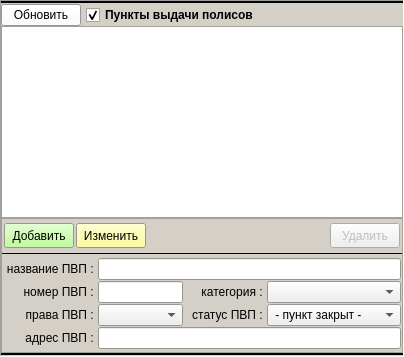
      <widget class="QFrame" name="pan_points">
       <property name="minimumSize">
        <size>
         <width>100</width>
         <height>100</height>
        </size>
       </property>
       <property name="palette">
        <palette>
         <active>
          <colorrole role="Base">
           <brush brushstyle="SolidPattern">
            <color alpha="255">
             <red>255</red>
             <green>255</green>
             <blue>255</blue>
            </color>
           </brush>
          </colorrole>
          <colorrole role="Window">
           <brush brushstyle="SolidPattern">
            <color alpha="255">
             <red>212</red>
             <green>208</green>
             <blue>200</blue>
            </color>
           </brush>
          </colorrole>
         </active>
         <inactive>
          <colorrole role="Base">
           <brush brushstyle="SolidPattern">
            <color alpha="255">
             <red>255</red>
             <green>255</green>
             <blue>255</blue>
            </color>
           </brush>
          </colorrole>
          <colorrole role="Window">
           <brush brushstyle="SolidPattern">
            <color alpha="255">
             <red>212</red>
             <green>208</green>
             <blue>200</blue>
            </color>
           </brush>
          </colorrole>
         </inactive>
         <disabled>
          <colorrole role="Base">
           <brush brushstyle="SolidPattern">
            <color alpha="255">
             <red>212</red>
             <green>208</green>
             <blue>200</blue>
            </color>
           </brush>
          </colorrole>
          <colorrole role="Window">
           <brush brushstyle="SolidPattern">
            <color alpha="255">
             <red>212</red>
             <green>208</green>
             <blue>200</blue>
            </color>
           </brush>
          </colorrole>
         </disabled>
        </palette>
       </property>
       <property name="frameShape">
        <enum>QFrame::Panel</enum>
       </property>
       <property name="frameShadow">
        <enum>QFrame::Sunken</enum>
       </property>
       <layout class="QVBoxLayout" name="verticalLayout_3">
        <property name="spacing">
         <number>0</number>
        </property>
        <property name="leftMargin">
         <number>0</number>
        </property>
        <property name="topMargin">
         <number>0</number>
        </property>
        <property name="rightMargin">
         <number>0</number>
        </property>
        <property name="bottomMargin">
         <number>0</number>
        </property>
        <item>
         <widget class="Line" name="line_15">
          <property name="minimumSize">
           <size>
            <width>0</width>
            <height>2</height>
           </size>
          </property>
          <property name="frameShadow">
           <enum>QFrame::Plain</enum>
          </property>
          <property name="lineWidth">
           <number>2</number>
          </property>
          <property name="orientation">
           <enum>Qt::Horizontal</enum>
          </property>
         </widget>
        </item>
        <item>
         <layout class="QHBoxLayout" name="horizontalLayout_16">
          <property name="spacing">
           <number>5</number>
          </property>
          <property name="leftMargin">
           <number>0</number>
          </property>
          <property name="topMargin">
           <number>0</number>
          </property>
          <property name="rightMargin">
           <number>0</number>
          </property>
          <property name="bottomMargin">
           <number>0</number>
          </property>
          <item>
           <widget class="QPushButton" name="bn_refresh_points">
            <property name="palette">
             <palette>
              <active>
               <colorrole role="Button">
                <brush brushstyle="SolidPattern">
                 <color alpha="255">
                  <red>255</red>
                  <green>255</green>
                  <blue>255</blue>
                 </color>
                </brush>
               </colorrole>
              </active>
              <inactive>
               <colorrole role="Button">
                <brush brushstyle="SolidPattern">
                 <color alpha="255">
                  <red>255</red>
                  <green>255</green>
                  <blue>255</blue>
                 </color>
                </brush>
               </colorrole>
              </inactive>
              <disabled>
               <colorrole role="Button">
                <brush brushstyle="SolidPattern">
                 <color alpha="255">
                  <red>255</red>
                  <green>255</green>
                  <blue>255</blue>
                 </color>
                </brush>
               </colorrole>
              </disabled>
             </palette>
            </property>
            <property name="text">
             <string>Обновить</string>
            </property>
            <property name="icon">
             <iconset resource="_inko_pol2_res.qrc">
              <normaloff>:/refresh.png</normaloff>:/refresh.png</iconset>
            </property>
            <property name="autoDefault">
             <bool>false</bool>
            </property>
           </widget>
          </item>
          <item>
           <widget class="QCheckBox" name="ch_points">
            <property name="font">
             <font>
              <weight>75</weight>
              <bold>true</bold>
             </font>
            </property>
            <property name="text">
             <string>Пункты выдачи полисов</string>
            </property>
            <property name="checked">
             <bool>true</bool>
            </property>
           </widget>
          </item>
          <item>
           <spacer name="horizontalSpacer_8">
            <property name="orientation">
             <enum>Qt::Horizontal</enum>
            </property>
            <property name="sizeHint" stdset="0">
             <size>
              <width>40</width>
              <height>20</height>
             </size>
            </property>
           </spacer>
          </item>
         </layout>
        </item>
        <item>
         <widget class="QTableView" name="tab_points">
          <property name="selectionMode">
           <enum>QAbstractItemView::SingleSelection</enum>
          </property>
          <property name="selectionBehavior">
           <enum>QAbstractItemView::SelectRows</enum>
          </property>
          <attribute name="verticalHeaderDefaultSectionSize">
           <number>20</number>
          </attribute>
         </widget>
        </item>
        <item>
         <widget class="QFrame" name="bns_points">
          <property name="frameShape">
           <enum>QFrame::StyledPanel</enum>
          </property>
          <property name="frameShadow">
           <enum>QFrame::Raised</enum>
          </property>
          <layout class="QVBoxLayout" name="verticalLayout_9">
           <property name="spacing">
            <number>2</number>
           </property>
           <property name="leftMargin">
            <number>0</number>
           </property>
           <property name="topMargin">
            <number>2</number>
           </property>
           <property name="rightMargin">
            <number>0</number>
           </property>
           <property name="bottomMargin">
            <number>2</number>
           </property>
           <item>
            <layout class="QHBoxLayout" name="horizontalLayout_5" stretch="0,0,1,0">
             <property name="spacing">
              <number>2</number>
             </property>
             <property name="leftMargin">
              <number>2</number>
             </property>
             <property name="topMargin">
              <number>2</number>
             </property>
             <property name="rightMargin">
              <number>2</number>
             </property>
             <property name="bottomMargin">
              <number>2</number>
             </property>
             <item>
              <widget class="QPushButton" name="bn_add_point">
               <property name="minimumSize">
                <size>
                 <width>70</width>
                 <height>25</height>
                </size>
               </property>
               <property name="maximumSize">
                <size>
                 <width>70</width>
                 <height>25</height>
                </size>
               </property>
               <property name="palette">
                <palette>
                 <active>
                  <colorrole role="Button">
                   <brush brushstyle="SolidPattern">
                    <color alpha="255">
                     <red>170</red>
                     <green>255</green>
                     <blue>127</blue>
                    </color>
                   </brush>
                  </colorrole>
                 </active>
                 <inactive>
                  <colorrole role="Button">
                   <brush brushstyle="SolidPattern">
                    <color alpha="255">
                     <red>170</red>
                     <green>255</green>
                     <blue>127</blue>
                    </color>
                   </brush>
                  </colorrole>
                 </inactive>
                 <disabled>
                  <colorrole role="Button">
                   <brush brushstyle="SolidPattern">
                    <color alpha="255">
                     <red>170</red>
                     <green>255</green>
                     <blue>127</blue>
                    </color>
                   </brush>
                  </colorrole>
                 </disabled>
                </palette>
               </property>
               <property name="text">
                <string>Добавить</string>
               </property>
               <property name="autoDefault">
                <bool>false</bool>
               </property>
               <property name="default">
                <bool>false</bool>
               </property>
              </widget>
             </item>
             <item>
              <widget class="QPushButton" name="bn_edit_point">
               <property name="minimumSize">
                <size>
                 <width>70</width>
                 <height>25</height>
                </size>
               </property>
               <property name="maximumSize">
                <size>
                 <width>70</width>
                 <height>25</height>
                </size>
               </property>
               <property name="palette">
                <palette>
                 <active>
                  <colorrole role="Button">
                   <brush brushstyle="SolidPattern">
                    <color alpha="255">
                     <red>255</red>
                     <green>255</green>
                     <blue>127</blue>
                    </color>
                   </brush>
                  </colorrole>
                 </active>
                 <inactive>
                  <colorrole role="Button">
                   <brush brushstyle="SolidPattern">
                    <color alpha="255">
                     <red>255</red>
                     <green>255</green>
                     <blue>127</blue>
                    </color>
                   </brush>
                  </colorrole>
                 </inactive>
                 <disabled>
                  <colorrole role="Button">
                   <brush brushstyle="SolidPattern">
                    <color alpha="255">
                     <red>255</red>
                     <green>255</green>
                     <blue>127</blue>
                    </color>
                   </brush>
                  </colorrole>
                 </disabled>
                </palette>
               </property>
               <property name="text">
                <string>Изменить</string>
               </property>
               <property name="autoDefault">
                <bool>false</bool>
               </property>
               <property name="default">
                <bool>false</bool>
               </property>
              </widget>
             </item>
             <item>
              <spacer name="horizontalSpacer_5">
               <property name="orientation">
                <enum>Qt::Horizontal</enum>
               </property>
               <property name="sizeHint" stdset="0">
                <size>
                 <width>0</width>
                 <height>0</height>
                </size>
               </property>
              </spacer>
             </item>
             <item>
              <widget class="QPushButton" name="bn_delete_point">
               <property name="enabled">
                <bool>false</bool>
               </property>
               <property name="minimumSize">
                <size>
                 <width>70</width>
                 <height>25</height>
                </size>
               </property>
               <property name="maximumSize">
                <size>
                 <width>70</width>
                 <height>25</height>
                </size>
               </property>
               <property name="text">
                <string>Удалить</string>
               </property>
               <property name="autoDefault">
                <bool>false</bool>
               </property>
               <property name="default">
                <bool>false</bool>
               </property>
              </widget>
             </item>
            </layout>
           </item>
           <item>
            <widget class="Line" name="line_13">
             <property name="minimumSize">
              <size>
               <width>0</width>
               <height>2</height>
              </size>
             </property>
             <property name="frameShadow">
              <enum>QFrame::Plain</enum>
             </property>
             <property name="orientation">
              <enum>Qt::Horizontal</enum>
             </property>
            </widget>
           </item>
           <item>
            <layout class="QGridLayout" name="gridLayout">
             <property name="leftMargin">
              <number>1</number>
             </property>
             <property name="topMargin">
              <number>1</number>
             </property>
             <property name="rightMargin">
              <number>1</number>
             </property>
             <property name="bottomMargin">
              <number>1</number>
             </property>
             <property name="spacing">
              <number>1</number>
             </property>
             <item row="1" column="5" colspan="2">
              <widget class="QComboBox" name="combo_point_code"/>
             </item>
             <item row="0" column="3" colspan="4">
              <widget class="QLineEdit" name="ln_point_name">
               <property name="frame">
                <bool>true</bool>
               </property>
              </widget>
             </item>
             <item row="1" column="2">
              <widget class="QLabel" name="label_5">
               <property name="minimumSize">
                <size>
                 <width>80</width>
                 <height>0</height>
                </size>
               </property>
               <property name="maximumSize">
                <size>
                 <width>16777215</width>
                 <height>80</height>
                </size>
               </property>
               <property name="text">
                <string>      номер ПВП : </string>
               </property>
               <property name="alignment">
                <set>Qt::AlignRight|Qt::AlignTrailing|Qt::AlignVCenter</set>
               </property>
              </widget>
             </item>
             <item row="1" column="3">
              <widget class="QLineEdit" name="ln_point_regnum">
               <property name="minimumSize">
                <size>
                 <width>85</width>
                 <height>0</height>
                </size>
               </property>
               <property name="maximumSize">
                <size>
                 <width>80</width>
                 <height>16777215</height>
                </size>
               </property>
               <property name="inputMask">
                <string>99999</string>
               </property>
               <property name="frame">
                <bool>true</bool>
               </property>
              </widget>
             </item>
             <item row="2" column="2">
              <widget class="QLabel" name="label_18">
               <property name="minimumSize">
                <size>
                 <width>80</width>
                 <height>0</height>
                </size>
               </property>
               <property name="maximumSize">
                <size>
                 <width>16777215</width>
                 <height>80</height>
                </size>
               </property>
               <property name="text">
                <string>права ПВП : </string>
               </property>
               <property name="alignment">
                <set>Qt::AlignRight|Qt::AlignTrailing|Qt::AlignVCenter</set>
               </property>
              </widget>
             </item>
             <item row="0" column="2">
              <widget class="QLabel" name="label_4">
               <property name="minimumSize">
                <size>
                 <width>80</width>
                 <height>0</height>
                </size>
               </property>
               <property name="maximumSize">
                <size>
                 <width>16777215</width>
                 <height>80</height>
                </size>
               </property>
               <property name="text">
                <string>название ПВП : </string>
               </property>
               <property name="alignment">
                <set>Qt::AlignRight|Qt::AlignTrailing|Qt::AlignVCenter</set>
               </property>
              </widget>
             </item>
             <item row="1" column="4">
              <widget class="QLabel" name="label_6">
               <property name="text">
                <string>     категория : </string>
               </property>
               <property name="alignment">
                <set>Qt::AlignRight|Qt::AlignTrailing|Qt::AlignVCenter</set>
               </property>
              </widget>
             </item>
             <item row="3" column="2">
              <widget class="QLabel" name="label_7">
               <property name="minimumSize">
                <size>
                 <width>80</width>
                 <height>0</height>
                </size>
               </property>
               <property name="maximumSize">
                <size>
                 <width>16777215</width>
                 <height>80</height>
                </size>
               </property>
               <property name="text">
                <string>адрес ПВП : </string>
               </property>
               <property name="alignment">
                <set>Qt::AlignRight|Qt::AlignTrailing|Qt::AlignVCenter</set>
               </property>
              </widget>
             </item>
             <item row="3" column="3" colspan="4">
              <widget class="QLineEdit" name="ln_point_address">
               <property name="frame">
                <bool>true</bool>
               </property>
              </widget>
             </item>
             <item row="2" column="5" colspan="2">
              <widget class="QComboBox" name="combo_point_status">
               <item>
                <property name="text">
                 <string> - пункт закрыт - </string>
                </property>
               </item>
               <item>
                <property name="text">
                 <string>(1)  ПВП работает</string>
                </property>
               </item>
              </widget>
             </item>
             <item row="2" column="4">
              <widget class="QLabel" name="label_33">
               <property name="minimumSize">
                <size>
                 <width>80</width>
                 <height>0</height>
                </size>
               </property>
               <property name="maximumSize">
                <size>
                 <width>16777215</width>
                 <height>80</height>
                </size>
               </property>
               <property name="text">
                <string>статус ПВП : </string>
               </property>
               <property name="alignment">
                <set>Qt::AlignRight|Qt::AlignTrailing|Qt::AlignVCenter</set>
               </property>
              </widget>
             </item>
             <item row="2" column="3">
              <widget class="QComboBox" name="combo_point_rights"/>
             </item>
            </layout>
           </item>
          </layout>
         </widget>
        </item>
        <item>
         <widget class="Line" name="line_9">
          <property name="minimumSize">
           <size>
            <width>0</width>
            <height>2</height>
           </size>
          </property>
          <property name="frameShadow">
           <enum>QFrame::Plain</enum>
          </property>
          <property name="lineWidth">
           <number>2</number>
          </property>
          <property name="orientation">
           <enum>Qt::Horizontal</enum>
          </property>
         </widget>
        </item>
       </layout>
      </widget>
